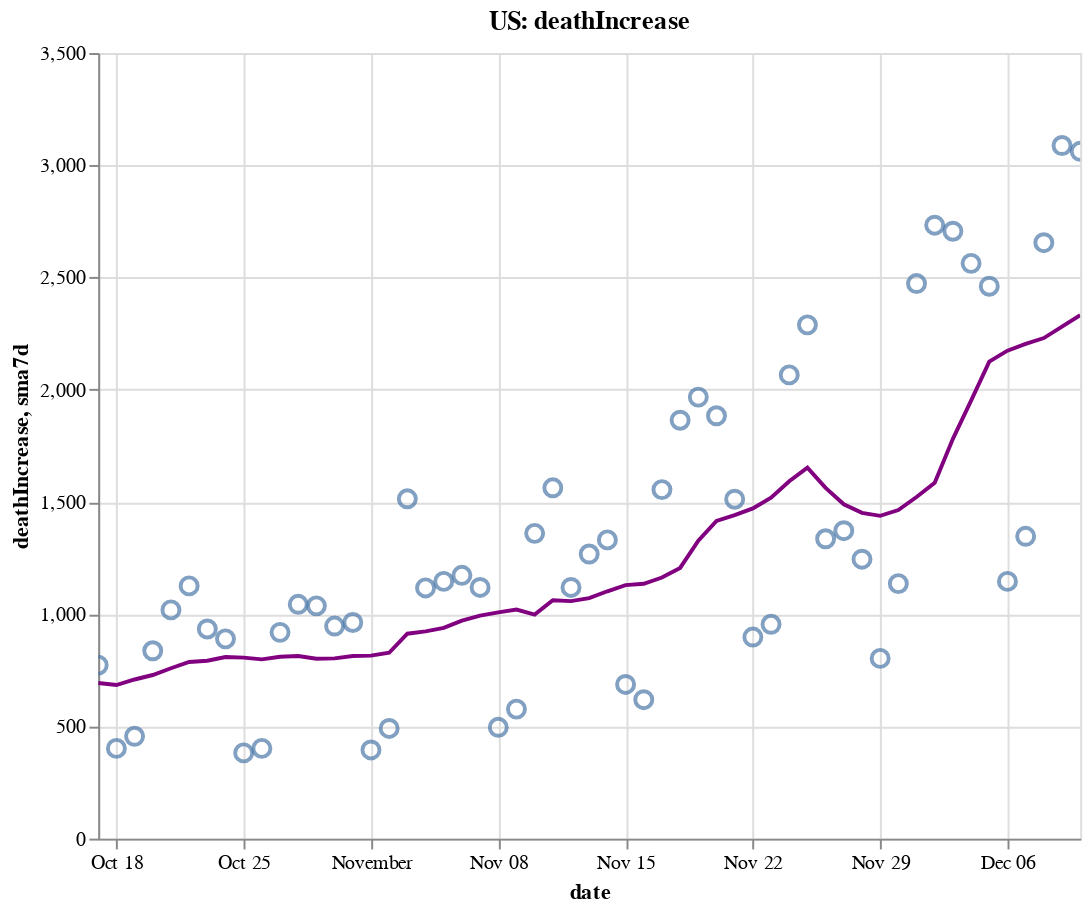

Notebook code cell kept with this figure:
### Code cell
create_plot(us, 'deathIncrease')

### Figure 1 — Vega-Lite specification as saved in the notebook (floating-point values rounded to 4 significant figures)
{"config": {"view": {"continuousWidth": 400, "continuousHeight": 300}}, "layer": [{"layer": [{"mark": {"type": "point", "size": 75}, "encoding": {"tooltip": [{"type": "temporal", "field": "date"}, {"type": "quantitative", "field": "deathIncrease"}, {"type": "quantitative", "field": "sma7d"}], "x": {"type": "temporal", "field": "date"}, "y": {"type": "quantitative", "field": "deathIncrease"}}, "selection": {"selector006": {"type": "interval", "bind": "scales", "encodings": ["x", "y"]}}}, {"mark": {"type": "line", "color": "purple"}, "encoding": {"x": {"type": "temporal", "field": "date"}, "y": {"type": "quantitative", "field": "sma7d"}}}]}, {"mark": {"type": "rule", "color": "#aaa"}, "encoding": {"x": {"type": "temporal", "field": "date"}}, "transform": [{"filter": {"selection": "selector005"}}]}, {"mark": "circle", "encoding": {"opacity": {"condition": {"value": 1, "selection": "selector005"}, "value": 0}, "tooltip": [{"type": "temporal", "field": "date"}, {"type": "quantitative", "field": "deathIncrease"}, {"type": "quantitative", "field": "sma7d"}], "x": {"type": "temporal", "field": "date"}, "y": {"type": "quantitative", "field": "deathIncrease"}}, "selection": {"selector005": {"type": "single", "encodings": ["x"], "on": "mouseover", "nearest": true, "empty": "none"}}}, {"mark": {"type": "text", "align": "left", "dx": 5, "dy": -5, "stroke": "white", "strokeWidth": 2}, "encoding": {"text": {"type": "quantitative", "field": "deathIncrease"}, "tooltip": [{"type": "temporal", "field": "date"}, {"type": "quantitative", "field": "deathIncrease"}, {"type": "quantitative", "field": "sma7d"}], "x": {"type": "temporal", "field": "date"}, "y": {"type": "quantitative", "field": "deathIncrease"}}, "transform": [{"filter": {"selection": "selector005"}}]}, {"mark": {"type": "text", "align": "left", "dx": 5, "dy": -5}, "encoding": {"text": {"type": "quantitative", "field": "deathIncrease"}, "tooltip": [{"type": "temporal", "field": "date"}, {"type": "quantitative", "field": "deathIncrease"}, {"type": "quantitative", "field": "sma7d"}], "x": {"type": "temporal", "field": "date"}, "y": {"type": "quantitative", "field": "deathIncrease"}}, "transform": [{"filter": {"selection": "selector005"}}]}], "data": {"name": "data-bc736021fb2dbb7d2eccaece506f72e1"}, "height": 400, "title": "US: deathIncrease", "width": 500, "$schema": "https://vega.github.io/schema/vega-lite/v4.8.1.json", "datasets": {"data-bc736021fb2dbb7d2eccaece506f72e1": [{"date": "2020-10-17T00:00:00", "totalTestResultsIncrease": 1313000.0, "positiveIncrease": 57360.0, "death": 211100.0, "deathIncrease": 773.0, "positiveRate": 0.044, "state": "US", "sma7d": 693.6}, {"date": "2020-10-18T00:00:00", "totalTestResultsIncrease": 1059000.0, "positiveIncrease": 48280.0, "death": 211500.0, "deathIncrease": 402.0, "positiveRate": 0.046, "state": "US", "sma7d": 684.1}, {"date": "2020-10-19T00:00:00", "totalTestResultsIncrease": 1142000.0, "positiveIncrease": 57110.0, "death": 212000.0, "deathIncrease": 456.0, "positiveRate": 0.05, "state": "US", "sma7d": 709.0}, {"date": "2020-10-20T00:00:00", "totalTestResultsIncrease": 978100.0, "positiveIncrease": 60570.0, "death": 212800.0, "deathIncrease": 837.0, "positiveRate": 0.062, "state": "US", "sma7d": 728.9}, {"date": "2020-10-21T00:00:00", "totalTestResultsIncrease": 965900.0, "positiveIncrease": 60980.0, "death": 213800.0, "deathIncrease": 1019.0, "positiveRate": 0.063, "state": "US", "sma7d": 759.1}, {"date": "2020-10-22T00:00:00", "totalTestResultsIncrease": 1255000.0, "positiveIncrease": 73000.0, "death": 214900.0, "deathIncrease": 1126.0, "positiveRate": 0.058, "state": "US", "sma7d": 787.1}, {"date": "2020-10-23T00:00:00", "totalTestResultsIncrease": 1405000.0, "positiveIncrease": 82340.0, "death": 215900.0, "deathIncrease": 934.0, "positiveRate": 0.059, "state": "US", "sma7d": 792.4}, {"date": "2020-10-24T00:00:00", "totalTestResultsIncrease": 1342000.0, "positiveIncrease": 83320.0, "death": 216800.0, "deathIncrease": 890.0, "positiveRate": 0.062, "state": "US", "sma7d": 809.1}, {"date": "2020-10-25T00:00:00", "totalTestResultsIncrease": 1197000.0, "positiveIncrease": 64900.0, "death": 217100.0, "deathIncrease": 382.0, "positiveRate": 0.054, "state": "US", "sma7d": 806.3}, {"date": "2020-10-26T00:00:00", "totalTestResultsIncrease": 1215000.0, "positiveIncrease": 62540.0, "death": 217500.0, "deathIncrease": 402.0, "positiveRate": 0.051, "state": "US", "sma7d": 798.6}, {"date": "2020-10-27T00:00:00", "totalTestResultsIncrease": 1097000.0, "positiveIncrease": 72100.0, "death": 218500.0, "deathIncrease": 919.0, "positiveRate": 0.066, "state": "US", "sma7d": 810.3}, {"date": "2020-10-28T00:00:00", "totalTestResultsIncrease": 1129000.0, "positiveIncrease": 78790.0, "death": 219500.0, "deathIncrease": 1044.0, "positiveRate": 0.07, "state": "US", "sma7d": 813.9}, {"date": "2020-10-29T00:00:00", "totalTestResultsIncrease": 1355000.0, "positiveIncrease": 88730.0, "death": 220500.0, "deathIncrease": 1037.0, "positiveRate": 0.065, "state": "US", "sma7d": 801.1}, {"date": "2020-10-30T00:00:00", "totalTestResultsIncrease": 1389000.0, "positiveIncrease": 97260.0, "death": 221500.0, "deathIncrease": 947.0, "positiveRate": 0.07, "state": "US", "sma7d": 803.0}, {"date": "2020-10-31T00:00:00", "totalTestResultsIncrease": 1422000.0, "positiveIncrease": 90610.0, "death": 222500.0, "deathIncrease": 963.0, "positiveRate": 0.064, "state": "US", "sma7d": 813.4}, {"date": "2020-11-01T00:00:00", "totalTestResultsIncrease": 1136000.0, "positiveIncrease": 73870.0, "death": 222900.0, "deathIncrease": 395.0, "positiveRate": 0.065, "state": "US", "sma7d": 815.3}, {"date": "2020-11-02T00:00:00", "totalTestResultsIncrease": 1337000.0, "positiveIncrease": 82040.0, "death": 223300.0, "deathIncrease": 491.0, "positiveRate": 0.061, "state": "US", "sma7d": 828.0}, {"date": "2020-11-03T00:00:00", "totalTestResultsIncrease": 1159000.0, "positiveIncrease": 86720.0, "death": 224900.0, "deathIncrease": 1514.0, "positiveRate": 0.075, "state": "US", "sma7d": 913.0}, {"date": "2020-11-04T00:00:00", "totalTestResultsIncrease": 1257000.0, "positiveIncrease": 103400.0, "death": 226000.0, "deathIncrease": 1117.0, "positiveRate": 0.082, "state": "US", "sma7d": 923.4}, {"date": "2020-11-05T00:00:00", "totalTestResultsIncrease": 1596000.0, "positiveIncrease": 116500.0, "death": 227100.0, "deathIncrease": 1146.0, "positiveRate": 0.073, "state": "US", "sma7d": 939.0}, {"date": "2020-11-06T00:00:00", "totalTestResultsIncrease": 1593000.0, "positiveIncrease": 125800.0, "death": 228300.0, "deathIncrease": 1173.0, "positiveRate": 0.079, "state": "US", "sma7d": 971.3}, {"date": "2020-11-07T00:00:00", "totalTestResultsIncrease": 1438000.0, "positiveIncrease": 129300.0, "death": 229400.0, "deathIncrease": 1119.0, "positiveRate": 0.09, "state": "US", "sma7d": 993.6}, {"date": "2020-11-08T00:00:00", "totalTestResultsIncrease": 1267000.0, "positiveIncrease": 110300.0, "death": 229900.0, "deathIncrease": 496.0, "positiveRate": 0.087, "state": "US", "sma7d": 1008.0}, {"date": "2020-11-09T00:00:00", "totalTestResultsIncrease": 1527000.0, "positiveIncrease": 119400.0, "death": 230500.0, "deathIncrease": 577.0, "positiveRate": 0.078, "state": "US", "sma7d": 1020.0}, {"date": "2020-11-10T00:00:00", "totalTestResultsIncrease": 1280000.0, "positiveIncrease": 131200.0, "death": 231800.0, "deathIncrease": 1360.0, "positiveRate": 0.103, "state": "US", "sma7d": 998.3}, {"date": "2020-11-11T00:00:00", "totalTestResultsIncrease": 1457000.0, "positiveIncrease": 144900.0, "death": 233400.0, "deathIncrease": 1563.0, "positiveRate": 0.099, "state": "US", "sma7d": 1062.0}, {"date": "2020-11-12T00:00:00", "totalTestResultsIncrease": 1498000.0, "positiveIncrease": 152000.0, "death": 234500.0, "deathIncrease": 1119.0, "positiveRate": 0.102, "state": "US", "sma7d": 1058.0}, {"date": "2020-11-13T00:00:00", "totalTestResultsIncrease": 1731000.0, "positiveIncrease": 172200.0, "death": 235800.0, "deathIncrease": 1268.0, "positiveRate": 0.099, "state": "US", "sma7d": 1072.0}, {"date": "2020-11-14T00:00:00", "totalTestResultsIncrease": 1689000.0, "positiveIncrease": 163600.0, "death": 237100.0, "deathIncrease": 1331.0, "positiveRate": 0.097, "state": "US", "sma7d": 1102.0}, {"date": "2020-11-15T00:00:00", "totalTestResultsIncrease": 1633000.0, "positiveIncrease": 144500.0, "death": 237800.0, "deathIncrease": 687.0, "positiveRate": 0.088, "state": "US", "sma7d": 1129.0}, {"date": "2020-11-16T00:00:00", "totalTestResultsIncrease": 1498000.0, "positiveIncrease": 148900.0, "death": 238400.0, "deathIncrease": 619.0, "positiveRate": 0.099, "state": "US", "sma7d": 1135.0}, {"date": "2020-11-17T00:00:00", "totalTestResultsIncrease": 1548000.0, "positiveIncrease": 156800.0, "death": 240000.0, "deathIncrease": 1555.0, "positiveRate": 0.101, "state": "US", "sma7d": 1163.0}, {"date": "2020-11-18T00:00:00", "totalTestResultsIncrease": 1583000.0, "positiveIncrease": 164000.0, "death": 241900.0, "deathIncrease": 1864.0, "positiveRate": 0.104, "state": "US", "sma7d": 1206.0}, {"date": "2020-11-19T00:00:00", "totalTestResultsIncrease": 1865000.0, "positiveIncrease": 182900.0, "death": 243800.0, "deathIncrease": 1967.0, "positiveRate": 0.098, "state": "US", "sma7d": 1327.0}, {"date": "2020-11-20T00:00:00", "totalTestResultsIncrease": 1957000.0, "positiveIncrease": 192800.0, "death": 245700.0, "deathIncrease": 1884.0, "positiveRate": 0.099, "state": "US", "sma7d": 1415.0}, {"date": "2020-11-21T00:00:00", "totalTestResultsIncrease": 2046000.0, "positiveIncrease": 179800.0, "death": 247200.0, "deathIncrease": 1512.0, "positiveRate": 0.088, "state": "US", "sma7d": 1441.0}, {"date": "2020-11-22T00:00:00", "totalTestResultsIncrease": 1760000.0, "positiveIncrease": 150900.0, "death": 248100.0, "deathIncrease": 898.0, "positiveRate": 0.086, "state": "US", "sma7d": 1471.0}, {"date": "2020-11-23T00:00:00", "totalTestResultsIncrease": 1771000.0, "positiveIncrease": 151000.0, "death": 249100.0, "deathIncrease": 955.0, "positiveRate": 0.085, "state": "US", "sma7d": 1519.0}, {"date": "2020-11-24T00:00:00", "totalTestResultsIncrease": 1851000.0, "positiveIncrease": 167100.0, "death": 251100.0, "deathIncrease": 2066.0, "positiveRate": 0.09, "state": "US", "sma7d": 1592.0}, {"date": "2020-11-25T00:00:00", "totalTestResultsIncrease": 1773000.0, "positiveIncrease": 183700.0, "death": 253400.0, "deathIncrease": 2289.0, "positiveRate": 0.104, "state": "US", "sma7d": 1653.0}, {"date": "2020-11-26T00:00:00", "totalTestResultsIncrease": 1218000.0, "positiveIncrease": 126400.0, "death": 254800.0, "deathIncrease": 1336.0, "positiveRate": 0.104, "state": "US", "sma7d": 1563.0}, {"date": "2020-11-27T00:00:00", "totalTestResultsIncrease": 2131000.0, "positiveIncrease": 193700.0, "death": 256100.0, "deathIncrease": 1372.0, "positiveRate": 0.091, "state": "US", "sma7d": 1490.0}, {"date": "2020-11-28T00:00:00", "totalTestResultsIncrease": 1740000.0, "positiveIncrease": 154600.0, "death": 257400.0, "deathIncrease": 1245.0, "positiveRate": 0.089, "state": "US", "sma7d": 1452.0}, {"date": "2020-11-29T00:00:00", "totalTestResultsIncrease": 1298000.0, "positiveIncrease": 135200.0, "death": 258200.0, "deathIncrease": 803.0, "positiveRate": 0.104, "state": "US", "sma7d": 1438.0}, {"date": "2020-11-30T00:00:00", "totalTestResultsIncrease": 1619000.0, "positiveIncrease": 147600.0, "death": 259300.0, "deathIncrease": 1136.0, "positiveRate": 0.091, "state": "US", "sma7d": 1464.0}, {"date": "2020-12-01T00:00:00", "totalTestResultsIncrease": 1445000.0, "positiveIncrease": 176800.0, "death": 261800.0, "deathIncrease": 2473.0, "positiveRate": 0.122, "state": "US", "sma7d": 1522.0}, {"date": "2020-12-02T00:00:00", "totalTestResultsIncrease": 1497000.0, "positiveIncrease": 195900.0, "death": 264500.0, "deathIncrease": 2733.0, "positiveRate": 0.131, "state": "US", "sma7d": 1585.0}, {"date": "2020-12-03T00:00:00", "totalTestResultsIncrease": 1862000.0, "positiveIncrease": 210300.0, "death": 267200.0, "deathIncrease": 2706.0, "positiveRate": 0.113, "state": "US", "sma7d": 1781.0}, {"date": "2020-12-04T00:00:00", "totalTestResultsIncrease": 1880000.0, "positiveIncrease": 224900.0, "death": 269800.0, "deathIncrease": 2563.0, "positiveRate": 0.12, "state": "US", "sma7d": 1951.0}, {"date": "2020-12-05T00:00:00", "totalTestResultsIncrease": 2232000.0, "positiveIncrease": 212900.0, "death": 272300.0, "deathIncrease": 2461.0, "positiveRate": 0.095, "state": "US", "sma7d": 2125.0}, {"date": "2020-12-06T00:00:00", "totalTestResultsIncrease": 1661000.0, "positiveIncrease": 177800.0, "death": 273400.0, "deathIncrease": 1146.0, "positiveRate": 0.107, "state": "US", "sma7d": 2174.0}, {"date": "2020-12-07T00:00:00", "totalTestResultsIncrease": 1773000.0, "positiveIncrease": 180200.0, "death": 274700.0, "deathIncrease": 1347.0, "positiveRate": 0.102, "state": "US", "sma7d": 2204.0}, {"date": "2020-12-08T00:00:00", "totalTestResultsIncrease": 1628000.0, "positiveIncrease": 215300.0, "death": 277400.0, "deathIncrease": 2655.0, "positiveRate": 0.132, "state": "US", "sma7d": 2230.0}, {"date": "2020-12-09T00:00:00", "totalTestResultsIncrease": 1822000.0, "positiveIncrease": 211000.0, "death": 280500.0, "deathIncrease": 3088.0, "positiveRate": 0.116, "state": "US", "sma7d": 2281.0}, {"date": "2020-12-10T00:00:00", "totalTestResultsIncrease": 1941000.0, "positiveIncrease": 215000.0, "death": 283400.0, "deathIncrease": 3062.0, "positiveRate": 0.111, "state": "US", "sma7d": 2332.0}]}}
